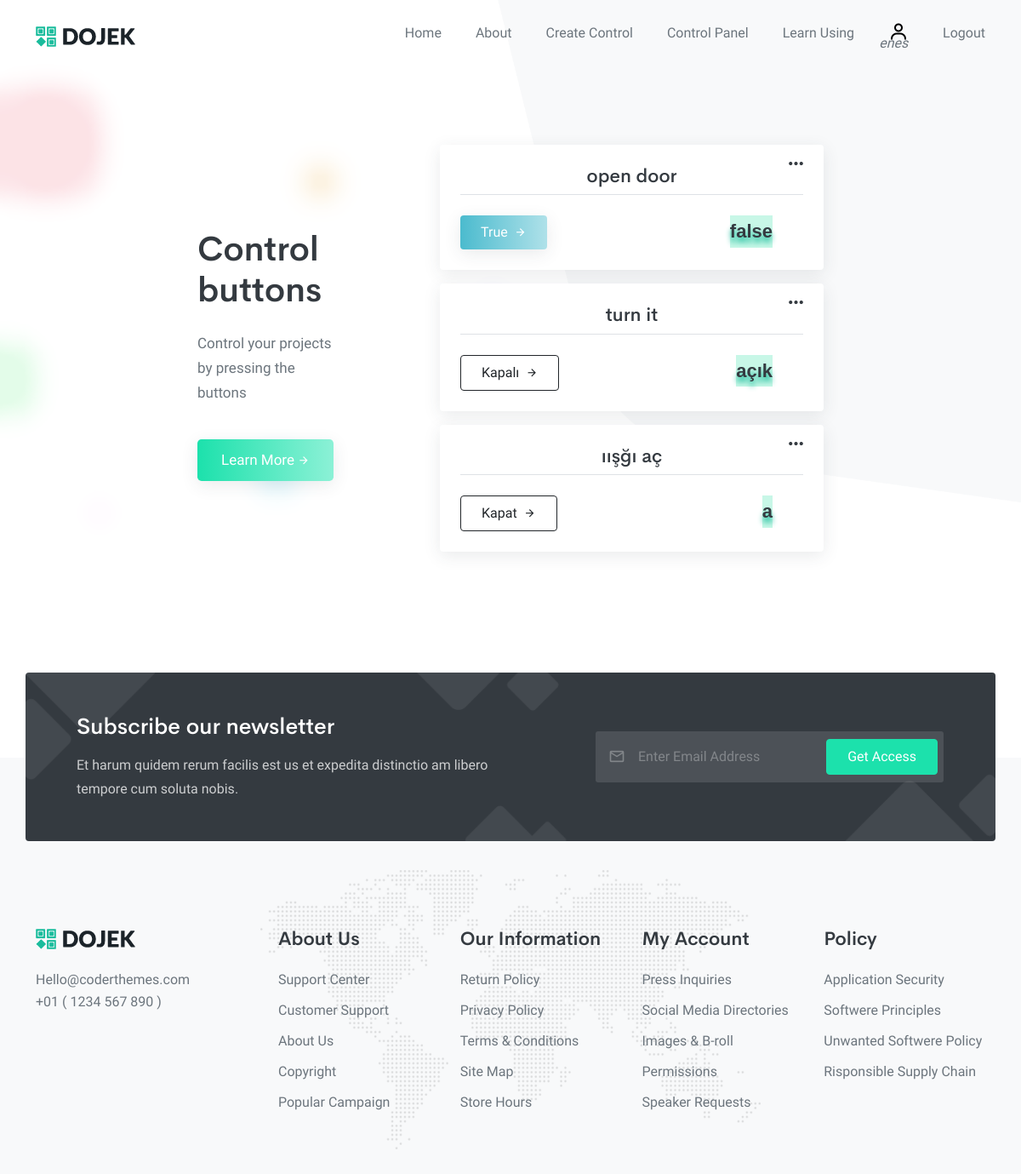
The page /control/ (signed in) on the database as committed earlier.
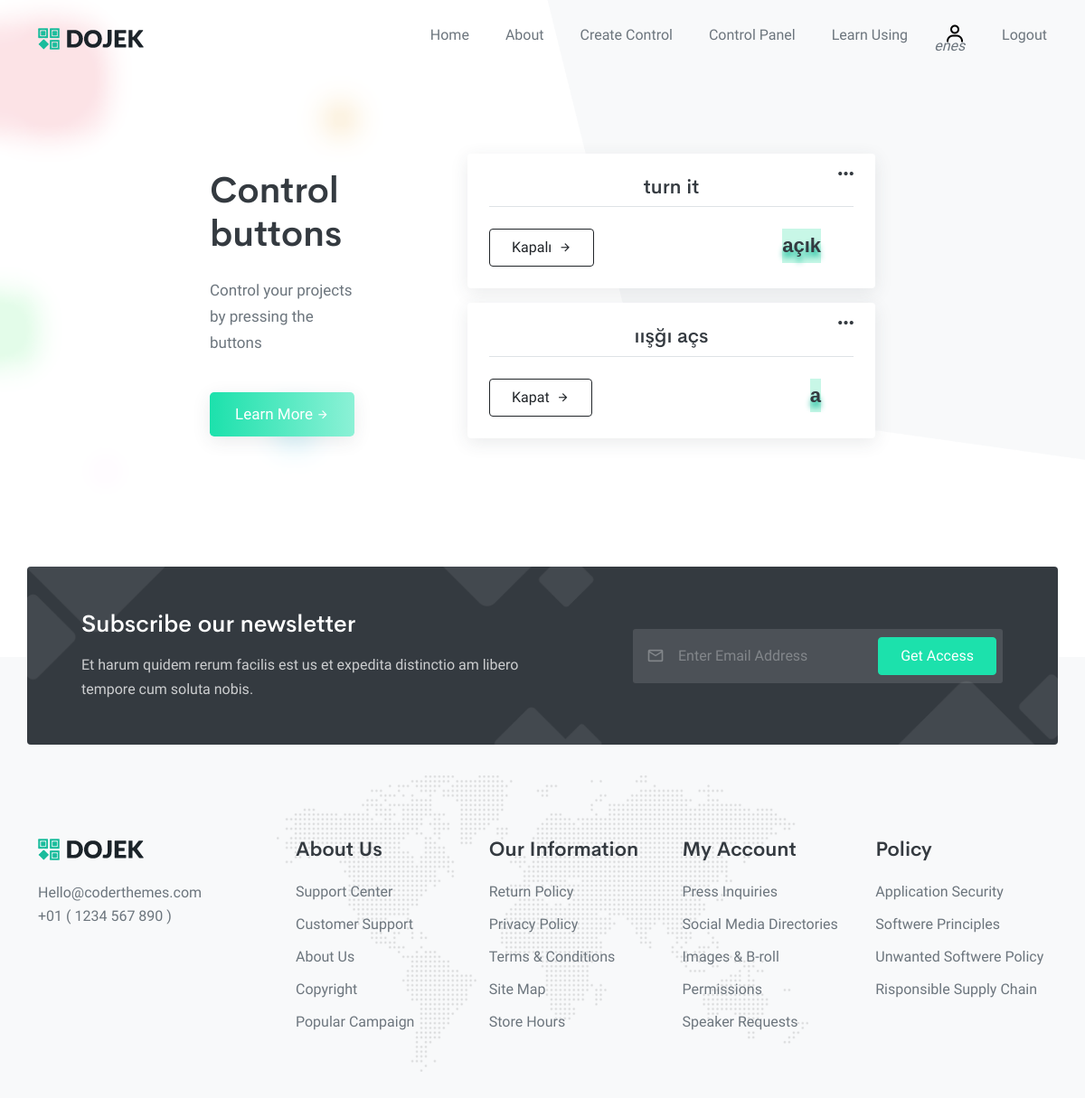
The same page on the database as committed later.
### web/models.py (models this page shows, shortened)
class Workshop(models.Model):
    HARDWARE_TYPE = (
        ('1', 'NodeMCU'),
        ('2', 'ESP8266'),
    )
    IDE_TYPE = (
        ('1', 'Arduino IDE'),
        ('2', 'PlatformIO'),
        ('2', _('Other')),
    )
    BUTTON_COLOR_CHOICES=(
        ('btn-outline-success','primary-outline'),
        ('btn-gradient-success','primary-gradient'),
        ('btn-danger','danger'),
        ('btn-outline-danger','danger-outline'),
        ('btn-gradient-danger','danger-gradient'),
        ('btn-dark','dark'),
        ('btn-outline-dark','dark-outline'),
        ('btn-gradient-dark','dark-gradient'),
        ('btn-light','light'),
        ('btn-secondary','secondary'),
        ('btn-outline-secondary','secondary-outline'),
        ('btn-gradient-secondary','secondary-gradient'),
        ('btn-warning','warning'),
        ('btn-outline-warning','warning-outline'),
        ('btn-gradient-warning','warning-gradient'),
        ('btn-info','info'),
        ('btn-outline-info','info-outline'),
        ('btn-gradient-info','info-gradient'),
	)
    hardware = models.CharField(choices=HARDWARE_TYPE, max_length=1,default=HARDWARE_TYPE[0][0], null=True, blank=True)
    ide = models.CharField(choices=IDE_TYPE, max_length=1,default=IDE_TYPE[0][0], null=True, blank=True)
    user = models.ForeignKey(User, on_delete=models.CASCADE, related_name='workshop')
    date_added = models.DateTimeField(auto_now_add=True)
    wifi = models.ForeignKey(Wifie, on_delete=models.CASCADE)
    secret_key = models.CharField(max_length=25)
    url = models.CharField(max_length=100)
    actname = models.CharField(max_length=150)
    def_resp = models.CharField(max_length=150)
    expected_resp = models.CharField(max_length=150)
    current_resp = models.CharField(max_length=150, null=True, blank=True)
    is_fixed = models.BooleanField(default=False)
    duration = models.IntegerField(default=0, help_text=_("turns default in seconds"))
    usage_count = models.IntegerField(default=0)
    button_color = models.CharField(choices=BUTTON_COLOR_CHOICES, max_length=30, default=BUTTON_COLOR_CHOICES[2][0])
    last_used = models.DateTimeField(auto_now_add=True)
    class Meta:
        verbose_name = _('Workshop')
        verbose_name_plural = _('Workshops')
    def btns():
        list = []
        for i in Workshop.BUTTON_COLOR_CHOICES:
            list.append(i[0])
        return list

### web/views.py (the view, shortened to what this page needs)
# urls.py: path('control/', views.control_panel, name='control_panel'),
@login_required
def control_panel(request):
    workshops = Workshop.objects.filter(user=request.user).order_by('-usage_count')
    btns = Workshop.btns
    return render(request, 'web/controls.html', {'workshops':workshops, 'btns':btns})

### templates/web/controls.html (shortened to what this page needs)
{% extends 'base.html' %}
{% load static %}
{% load i18n %}
{% block content %}
<section class="hero-5" id="home">
    <div class="container">
        <div class="row align-items-center justify-content-center">
            <div id="main" class="col-lg-2">
                <h1 id="main_title" class="mb-4 display-6 fw-semibold noselect">{% translate "Control buttons" %} </h1>
                <p id="main_p" class="text-muted fs-17 noselect">{% if request.user.is_authenticated %}{% if request.user.workshop %}{% translate "Control your projects by pressing the buttons"%} {% else %}{% translate "Create your worksop. But first take a look to the documentation." %} {% endif %}{% else %}  {% translate "Register an account, define your url in your Arduino/NodeMCU IDE. That's it!" %}{% endif %}</p>
                <a href="{% url 'docs' %}" id="learn_btn" class="btn btn-lg btn-gradient-success mt-4 mb-4 mb-lg-0">{% translate "Learn More"  %}<i class="mdi mdi-arrow-right fs-14 ms-1"></i></a>
            </div>
            {% if request.user.is_authenticated %}
            <div class="col-md-8 col-lg-5 offset-lg-1">
                {% for workshop in workshops %}
                <div class="card mb-3" id="card" data-card="{{forloop.counter}}" data-workshop-id-card="{{ workshop.id }}">
                    <div class="card-body p-4 ">
                        <i class='bx bx-dots-horizontal-rounded dots' id="dots" data-dot="{{forloop.counter}}"></i>
                        <h5 id="wifi_h5" class="border-bottom text-center fs-22 pb-2 mb-4 noselect">{{workshop.actname}}</h5>
                        <p id="response" class="response">{{workshop.current_resp}}</p>
                        <a data-workshop-id="{{ workshop.id }}" data-workshop-def="{{ workshop.def_resp }}" data-workshop-exp="{{ workshop.expected_resp }}" class="btn btn-md {{workshop.button_color}} mt-0 mb-4 mb-lg-0 wake">{%if workshop.current_resp == workshop.expected_resp%} {{workshop.def_resp|title}}{% else %} {{workshop.expected_resp|title}} {% endif %} <i class="mdi mdi-arrow-right fs-14 ms-1"></i></a>
                        <br><a id="set-color" class="set-color" title="{% translate 'Changing the colors can help you to personalize the button (Will help you to detect fast)' %}">Change color </a>
                    </div>
                    </div>
                {% endfor %}
            {% else %}
            <a href="{% url 'signup' %}"  class="btn btn-lg btn-gradient-success mt-4 mb-4 mb-lg-0">{% translate "Sign-Up"  %}<i class="mdi mdi-arrow-right fs-14 ms-1"></i></a>
            {% endif %}
        </div>
    </div>
 </section>
{% endblock content %}

### templates/base.html (shortened to what this page needs)
{% load static %}
<!DOCTYPE html>
<html lang="en" class="no-js">
    <head>
        <link href='https://unpkg.com/boxicons@2.1.2/css/boxicons.min.css' rel='stylesheet'>
        <link rel="stylesheet" href="{% static 'css/mklb.css' %}" type="text/css" />
        <link rel="stylesheet" href="{% static 'css/swiper-bundle.min.css' %}" type="text/css" />
        <link rel="stylesheet" type="text/css" href="{% static 'css/materialdesignicons.min.css' %}" />
        <link rel="stylesheet" href="{% static 'css/bootstrap.min.css' %}" type="text/css" />
        <link rel="stylesheet" type="text/css" href="{% static 'css/style.css' %}" />
    </head>
    <body data-bs-spy="scroll" data-bs-target=".navbar" data-bs-offset="60">
        <nav class="navbar navbar-expand-lg fixed-top navbar-custom sticky-dark" id="navbar-sticky">
            <div class="container">
                <a class="logo text-uppercase" href="/">
                    <img src="{% static 'images/logo-dark.png' %}" alt="" />
                </a>
                <div class="collapse navbar-collapse" id="navbarCollapse">
                    <ul class="navbar-nav ms-auto navbar-center" id="mySidenav">
                        <li class="nav-item">
                            <a href="{% url 'home' %}" class="nav-link">Home</a>
                        </li>
                        <li class="nav-item">
                            <a href="#about" class="nav-link">About</a>
                        </li>
                        {% if request.user.is_authenticated %}
                        <li class="nav-item">
                            <a href="{% url 'config' %}" class="nav-link">Create Control</a>
                        </li>
                        <li class="nav-item">
                            <a href="{% url 'control_panel' %}" class="nav-link">Control Panel</a>
                        </li>
                        {% endif %}
                        <li class="nav-item">
                            <a href="{% url 'docs' %}" class="nav-link">Learn Using</a>
                        </li>
                        {% if request.user.is_authenticated %}
                        <li title="{{request.user.username}}" class="nav-item mb-1">
                            <a href="{% url 'profile' %}"  class="nav-link icon-link"><i class='bx bx-user icon-link'></i><i id="username_in_menu" style="text-decoration:none;position:absolute;left:-45%;top:18px;">{{request.user.username}}</i></a>
                        </li>
                        <li title="{{request.user.username}}" class="nav-item">
                            <a href="{% url 'logout' %}" class="nav-link">Logout</a>
                        </li>
                        {% else %}
                        <li class="nav-item">
                            <a href="/login" class="nav-link">Login</a>
                        </li>
                        {% endif %}
                    </ul>
                </div>
            </div>
        </nav>
{% block content %}
{% endblock content %}
<br>
<br>
<br>
<br>
        <section class="footer {% if request.user.profile.dark_mode %}bg-dark text-white{% else %}bg-light{% endif %}">
            <div class="cta-content">
                <div class="container">
                    <div class="row bg-dark cta-bg p-5 rounded align-items-center">
                        <div class="col-lg-6">
                            <h3 class="text-white fs-26 mb-3">Subscribe our newsletter</h3>
                            <p class="text-white opacity-75 mb-4 mb-lg-0">Et harum quidem rerum facilis est us et expedita distinctio am libero tempore cum soluta nobis.</p>
                        </div>
                        <div class="col-lg-5 offset-lg-1">
                            <div class="subscribe-form">
                                <i class="mdi mdi-email-outline form-icon"></i>
                                <input type="email" class="form-control" id="exampleFormControlInput1" placeholder="Enter Email Address" />
                                <a href="javascript:void(0);" class="btn btn-primary form-btn">Get Access</a>
                            </div>
                        </div>
                    </div>
                </div>
            </div>
            <div class="container">
                <div class="row">
                    <div class="col-lg-3 text-center text-lg-start">
                        <div class="footer-logo mb-4">
                            <a href="#">
                                <img src="{% static 'images/logo-dark.png' %}" alt="" />
                            </a>
                        </div>
                        <a href="#" class="text-muted">Hello@coderthemes.com</a>
                        <p class="text-muted">+01 ( 1234 567 890 )</p>
                    </div>
                    <div class="col-lg-9">
                        <div class="row">
                            <div class="col-sm-6 col-md-3">
                                <h5 class="fs-22 mb-3 fw-semibold">About Us</h5>
                                <ul class="list-unstyled footer-nav">
                                    <li><a href="javascript:void(0);" class="footer-link">Support Center</a></li>
                                    <li><a href="javascript:void(0);" class="footer-link">Customer Support</a></li>
                                    <li><a href="javascript:void(0);" class="footer-link">About Us</a></li>
                                    <li><a href="javascript:void(0);" class="footer-link">Copyright</a></li>
                                    <li><a href="javascript:void(0);" class="footer-link">Popular Campaign</a></li>
                                </ul>
                            </div>
                            <div class="col-sm-6 col-md-3">
                                <h5 class="fs-22 mb-3 fw-semibold">Our Information</h5>
                                <ul class="list-unstyled footer-nav">
                                    <li><a href="javascript:void(0);" class="footer-link">Return Policy</a></li>
                                    <li><a href="javascript:void(0);" class="footer-link">Privacy Policy</a></li>
                                    <li><a href="javascript:void(0);" class="footer-link">Terms & Conditions</a></li>
                                    <li><a href="javascript:void(0);" class="footer-link">Site Map</a></li>
                                    <li><a href="javascript:void(0);" class="footer-link">Store Hours</a></li>
                                </ul>
                            </div>
                            <div class="col-sm-6 col-md-3">
                                <h5 class="fs-22 mb-3 fw-semibold">My Account</h5>
                                <ul class="list-unstyled footer-nav">
                                    <li><a href="javascript:void(0);" class="footer-link">Press Inquiries</a></li>
                                    <li><a href="javascript:void(0);" class="footer-link">Social Media Directories</a></li>
                                    <li><a href="javascript:void(0);" class="footer-link">Images & B-roll</a></li>
                                    <li><a href="javascript:void(0);" class="footer-link">Permissions</a></li>
                                    <li><a href="javascript:void(0);" class="footer-link">Speaker Requests</a></li>
                                </ul>
                            </div>
                            <div class="col-sm-6 col-md-3">
                                <h5 class="fs-22 mb-3 fw-semibold">Policy</h5>
                                <ul class="list-unstyled footer-nav">
                                    <li><a href="javascript:void(0);" class="footer-link">Application Security</a></li>
                                    <li><a href="javascript:void(0);" class="footer-link">Softwere Principles</a></li>
                                    <li><a href="javascript:void(0);" class="footer-link">Unwanted Softwere Policy</a></li>
                                    <li><a href="javascript:void(0);" class="footer-link">Risponsible Supply Chain</a></li>
                                </ul>
                            </div>
                        </div>
                    </div>
                </div>
            </div>
        </section>
    </body>
</html>

Rows that differ between the two databases and show on the page:
removed Workshop: actname "open door", current_resp "false", expected_resp "True"
changed Workshop "Kapat": actname "ıışğı aç" → "ıışğı açs"
